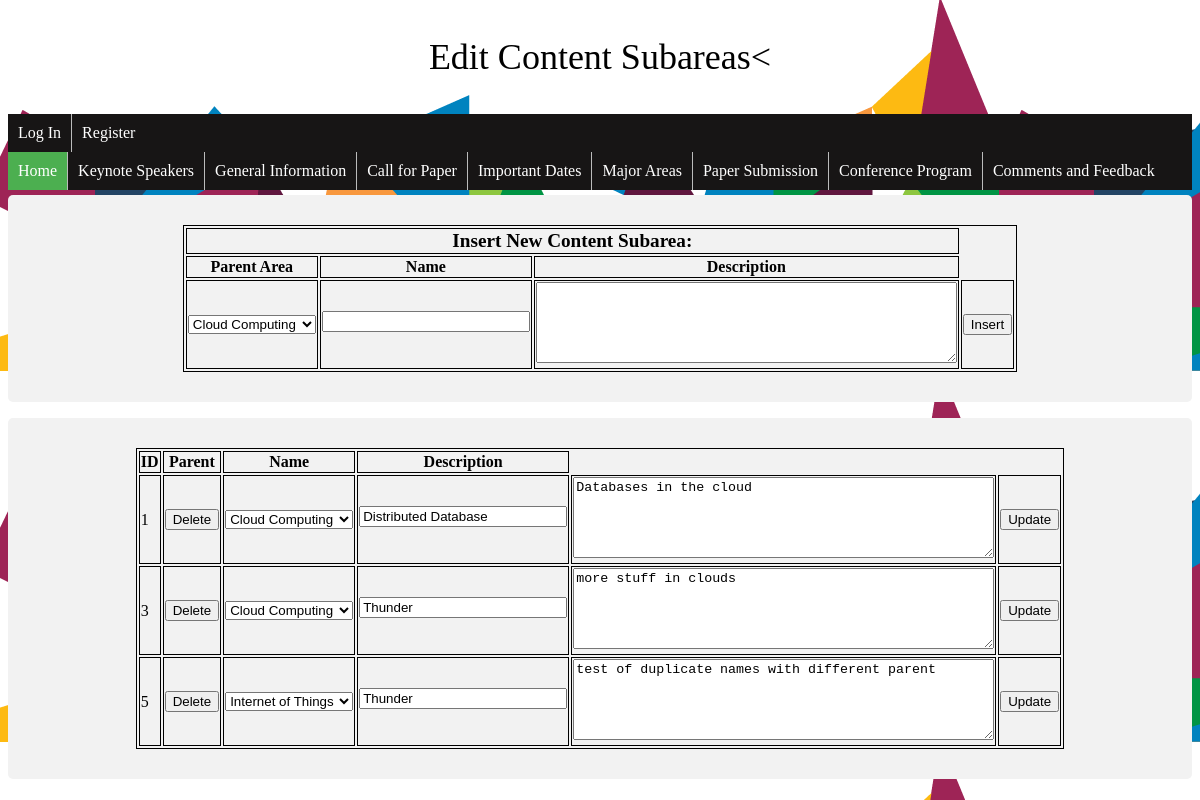
The app's page /admin_edit/editSubareas.php with its own data.
### tables this page shows
CREATE TABLE IF NOT EXISTS `wa_subareas` (
  `ID` int(11) NOT NULL AUTO_INCREMENT,
  `PARENT_ID` int(11) NOT NULL,
  `NAME` varchar(20) NOT NULL,
  `DESCRIPTION` varchar(256) NOT NULL,
  PRIMARY KEY (`ID`),
  UNIQUE KEY `SUBAREA_NAME_PARENT` (`PARENT_ID`,`NAME`) COMMENT 'Prevent duplicate subareas',
  KEY `PARENT_ID` (`PARENT_ID`)
);

CREATE TABLE IF NOT EXISTS `wa_areas` (
  `ID` int(11) NOT NULL AUTO_INCREMENT,
  `NAME` varchar(20) NOT NULL,
  `DESCRIPTION` varchar(255) NOT NULL,
  PRIMARY KEY (`ID`),
  UNIQUE KEY `NAME` (`NAME`)
);

### models/SubareaModel.php (called while the page is built, shortened)
<?php
class SubareaModel {
    private $pdo;
    private $table = 'wa_subareas';
    private $parentTable = 'wa_areas';
    public function __construct($inPdo) {
        if ($inPdo instanceof PDO) {
            $this->pdo = $inPdo;
        } else {
            die("Object Type Error");
        }
    }
    public function getList() {
        $stmt = $this->pdo->prepare("SELECT * FROM $this->table");
        $stmt->execute();
        $allList = $stmt->fetchAll();
        return $allList;
    }
    public function getParentList() {
        $stmt = $this->pdo->prepare("SELECT ID, NAME FROM $this->parentTable");
        $stmt->execute();
        $allList = $stmt->fetchAll();
        return $allList;
    }
}
?>

### public_html/admin_edit/editSubareas.php (the view, shortened to what this page needs)
<!DOCTYPE html>
<?php
require '../../controllers/connectDb.php';
require '../../models/SubareaModel.php';
$SAM = new SubareaModel($pdo);
$allList = $SAM->getList();
$parentList = $SAM->getParentList();
?>
<html>
    <head>
        <link rel="stylesheet" type="text/css" href="../css/styles.css"/>
    </head>
    <body>
          <body background="../images/2015_AIGA-Design-Month_Website-Footer.png">
        <p style="text-align: center; font-size: 36px;">Edit Content Subareas<</p>
         <?php include('../home/menu.php') ?>
        <div>
            <form action = "<?php filter_input(INPUT_SERVER, 'REQUEST_URI') ?>" method='post'>
                <table>
                    <tr>
                        <th colspan="3" style="font-size:larger ">Insert New Content Subarea:</th>
                    </tr>
                    <tr>
                        <th>Parent Area</th>
                        <th>Name</th>
                        <th>Description</th>
                    </tr>
                    <tr>
                        <td>
                            <select name="parentID">
                                <?php
                                foreach($parentList as $parent){
                                    echo("<option value ='".$parent['ID']."'>".$parent['NAME']."</option>");
                                }
                                ?>
                            </select>
                        </td>
                        <td> <input type="text" name="subareaName"></td>
                        <td> <textarea cols="50" rows="5" name="subareaDesc"></textarea></td>
                        <td> <input type="submit" name="btnInsert" value ="Insert"></td>
                    </tr>
                </table>
            </form>
        </div>
        <p>
        <div>
            <table>
                <tr>
                    <th>ID</th>
                    <th>Parent</th>
                    <th>Name</th>
                    <th>Description</th>
                </tr>
                <?php
                foreach ($allList as $row) {
                    echo('<tr>');
                    echo('<td>' . $row['ID'] . '</td>');
                    echo('<td>' . "\n" .
                    "<form action = " . $_SERVER['REQUEST_URI'] . " method='post'>" . "\n" .
                    "<input type='hidden' name='areaID' value=" . $row['ID'] . ">" . "\n" .
                    "<input type='submit' name='btnDelete' value='Delete'>" . "\n" .
                    "</form>" . "\n" .
                    '</td>' . "\n");
                    echo('<td>' . "\n" .
                    "<form action = " . $_SERVER['REQUEST_URI'] . " method='post'>" . "\n" .
                    "<input type='hidden' name='subareaID' value=" . $row['ID'] . ">" . "\n");
                    echo("<select name='parentID'>");
                    foreach($parentList as $parent){
                        echo("<option value ='".$parent['ID']."'");
                        echo($parent["ID"]==$row['PARENT_ID']?" selected ":"");
                        echo(">".$parent['NAME']."</option>");
                    }
                    echo("</select>");
                        echo("<td><input type='text' name= 'subareaName' value='" . $row['NAME'] . "'></td>" . "\n" .
                    "<td><textarea cols='50' rows='5' name='subareaDesc'>" . $row['DESCRIPTION'] . "</textarea></td>" . "\n" .
                    "<td><input type='submit' name='btnUpdate' value='Update'>" . "\n" .
                    "</form>" . "\n" .
                    '</td>' . "\n");
                    echo('</tr>');
                }
                ?>
            </table>
        </div>
    </body>
</html>

### public_html/css/styles.css (style rules this page uses)
div { border-radius: 5px; background-color: #f2f2f2; padding: 30px; margin-top: 5px; }
ul { list-style-type: none; margin: 0; padding: 0; overflow: hidden; background-color: #171515; }
li { float: left; border-right:1px solid #bbb; }
li:last-child { border-right: none; }
li a { display: block; color: white; text-align: center; padding: 14px 16px; text-decoration: none; }
li a, .dropbtn { display: inline-block; color: white; text-align: center; padding: 10px; text-decoration: none; }
li a.active { background-color: #4CAF50; color: white; }
li.dropdown { display: inline-block; }
input[type = text] { margin-bottom: 0.5em; width: 15em; }
input[type = submit] { margin: 0.5em; font-size: large; }

### public_html/admin_edit/editSubareas.php (style rules this page uses)
table, th, td { border: 1px solid black; }
input[type = submit] { margin: 0.0em; font-size: smaller; margin-right: 0em; }
table { margin: auto; }

### records on screen
wa_subareas: ID "1", parentID "Cloud Computing", subareaName "Distributed Database", subareaDesc "Databases in the cloud"
wa_subareas: ID "3", parentID "Cloud Computing", subareaName "Thunder", subareaDesc "more stuff in clouds"
wa_subareas: ID "5", parentID "Internet of Things", subareaName "Thunder", subareaDesc "test of duplicate names with different parent"

### other values on screen
form field parentID "Cloud Computing"
